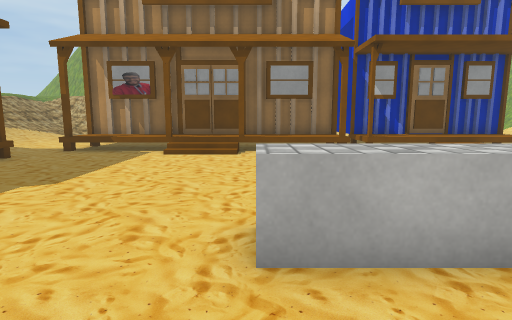
view 1 (above)

15 first-person views from a walk through a 3-D level made in the Unity game engine. The camera is 1.3 m above the floor, tilts 8° down and sees 80° across. The floor is counted in squares, 1 m on a side. Each view is taken from the middle of a square. On the plan, view 1 faces up. The plan holds only what a view shows up to about 14 squares ahead; the rest is blank. The place goes on beyond the plan. The player is left out. Some surface patterns are stand-ins.

view 2
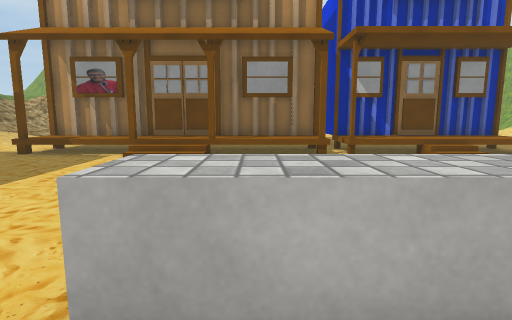

view 3
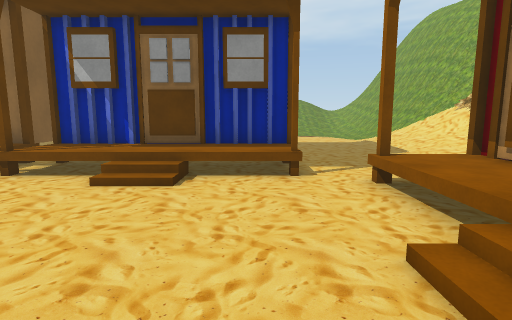

view 4
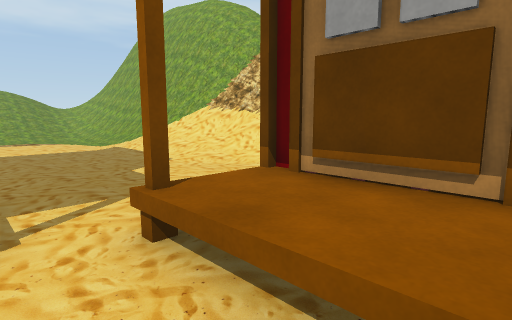

view 5
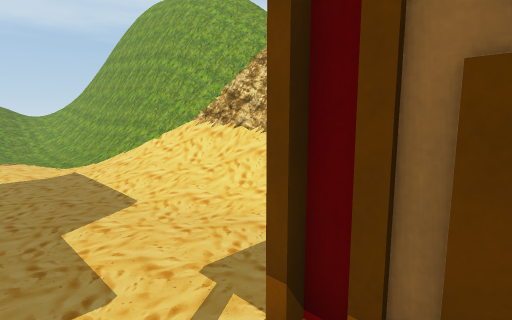

view 6
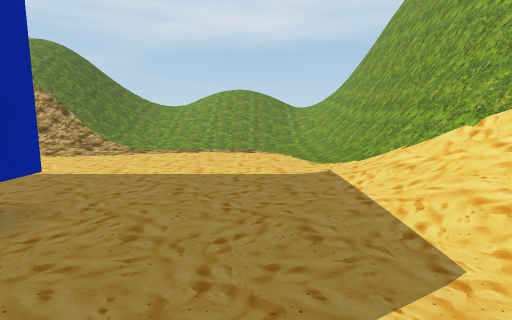

view 7
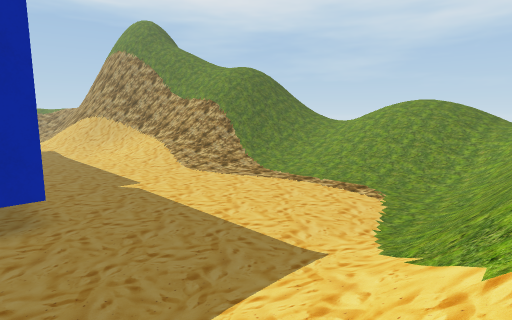

view 8
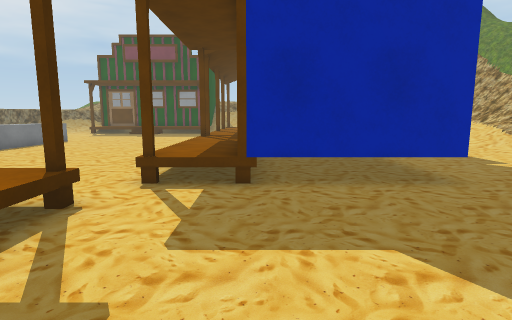

view 9
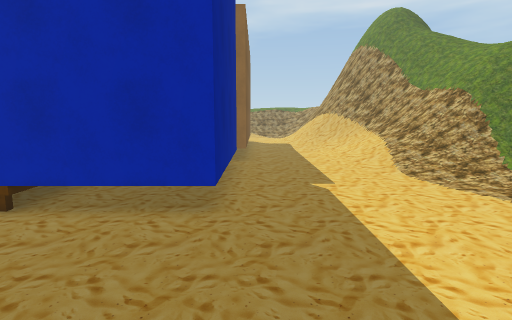

view 10
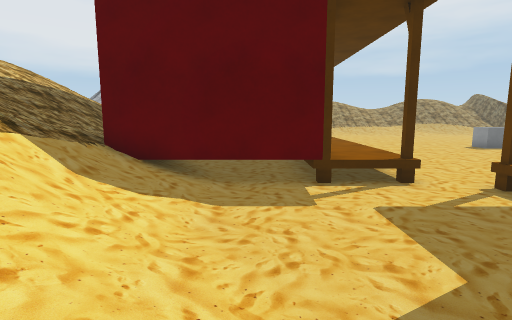

view 11
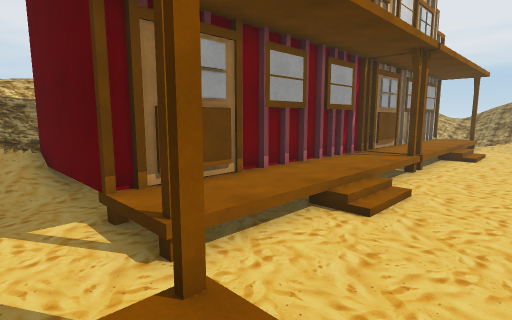

view 12
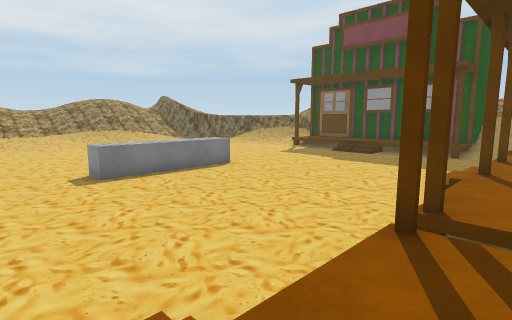

view 13
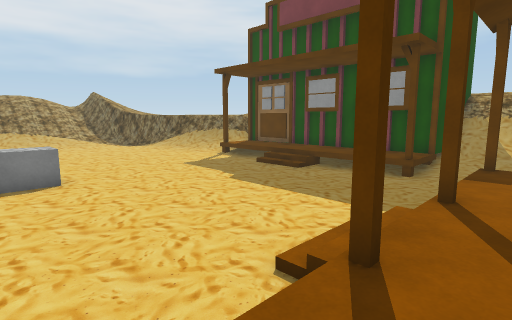

view 14
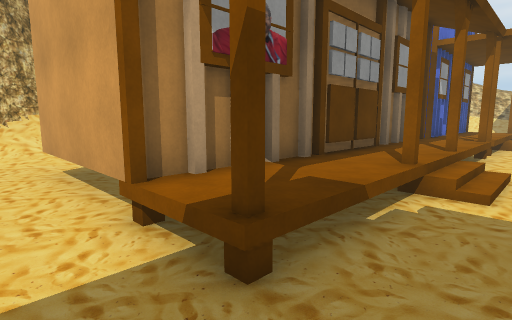

view 15
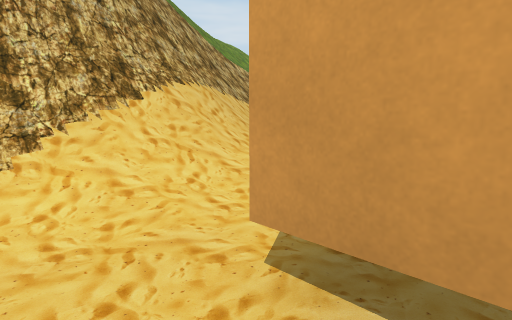

### Floor plan
Key: @ floor where view 1 was taken; # wall or solid block; . main floor; : floor 0.25 m higher than the main floor; + floor 0.5 m higher than the main floor; / step, stairs or slope; = window, fence, low wall or low ledge; ^ raised ledge; T thing the floor can be seen under or through; O other object.
Columns run from 11 left of view 1 to 19 right of it. Each row starts with its distance up from view 1.
 28               ///////////////##
 27          ###  ///////.//:/://##
 26       ####==  //////.......//##
 25     ###===/   /////......../=##
 24    ###= //    ////..........=##
 23    ==////     ::............=##
 22   //////      .............//##
 21   .////       .............:/##
 20   ....        .............//=#
 19   ....        .............///#
 18    .#         ####TTTTT....////
 17   ..#                 T.....///
 16   ..#                 #.....///
 15  ...#          #      #.....///
 14  ...############ #### #......//
 13  ...+++++++++++/++++++/......//
 12 /...#+++#+#++++/++++++#......//
 11 /:......///.......//....+######
 10 ##/#....................+##
  9  #+/....................+##
  8  #+/....................+##
  7  #+/.................../+##
  6  #+//................../+##
  5  #+//...................++#
  4   +//............... ...+##
  3    /.......^^^^^^..  ...+##
  2     ..........  ...  ...+##
  1      ...... .   ...  ...+OO
  0       .....@   ....  ...+OO
 -1         ...    ....  ...+OO
 -2         ...    ....  ../++O
 -3                ....  ..  O
 -4                 ..

Where each view was taken, in squares from view 1:
view 1: 0 up, 0 right, facing up
view 2: 1 up, 1 right, facing up
view 3: 5 up, 10 right, facing up
view 4: 8 up, 11 right, facing up-right
view 5: 10 up, 13 right, facing up-right
view 6: 14 up, 14 right, facing up
view 7: 17 up, 18 right, facing up-left
view 8: 14 up, 17 right, facing left
view 9: 19 up, 17 right, facing left
view 10: 18 up, 16 right, facing down
view 11: 13 up, 9 right, facing down-right
view 12: 13 up, 8 right, facing down-left
view 13: 13 up, 2 right, facing down-left
view 14: 10 up, 9 left, facing up-right
view 15: 17 up, 9 left, facing up-right
